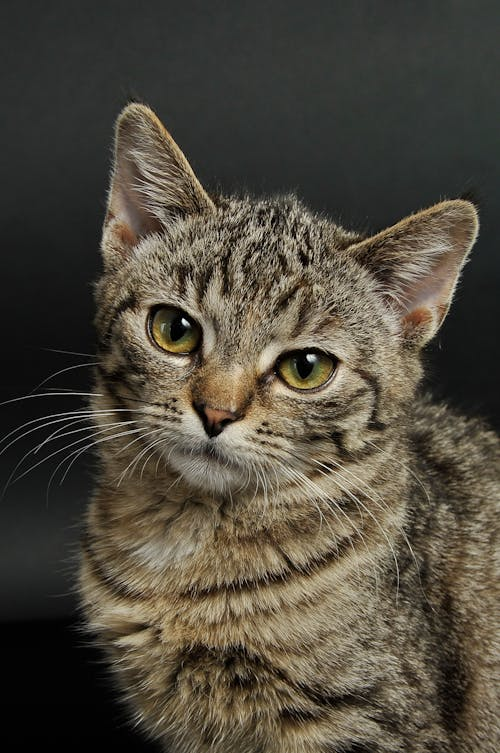
#> input picture img/Lucy.jpg, 500 x 753 px, found by its file name
$ jupyter execute part_2.ipynb
#> lines starting #> are read from the running program, lines starting #| are printed output that depends on the picture
[cell 1]
#importing the necessary libraries
import cv2
import numpy as np
import matplotlib.pyplot as plt

#reading the image
img1 = cv2.imread('Lucy.jpg')
#> img1 is the input picture: shape (753, 500, 3); mean B, G, R 61, 73, 79

#BGR to RGB change in plt
img1 = cv2.cvtColor(img1, cv2.COLOR_BGR2RGB)

# displaying image1
# https://matplotlib.org/stable/tutorials/images.html
plt.figure(figsize=(15,5))
plt.imshow(img1)
plt.title('Original Image 1')
plt.axis('off')

[cell 2]
#brightness control
# lets put the orginal image and the brightness controlled image side by side

# Display original image
plt.subplot(131)
plt.imshow(img1)
plt.title('Original')
plt.axis('off')

# Increase brightness by adding 150 to all pixels
#https://numpy.org/doc/stable/user/basics.broadcasting.html
# we are adding 50 to all the pixels of the image as (RGB)
bright_img = cv2.add(img1, np.array([150, 150, 150]))
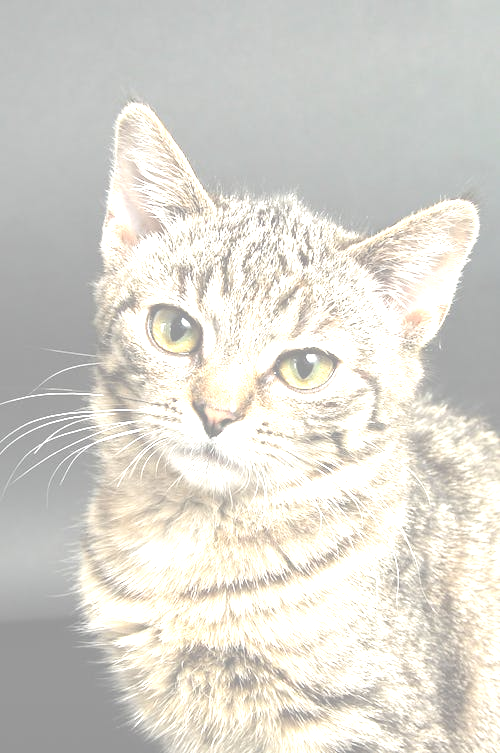
#> bright_img: shape (753, 500, 3); mean R, G, B 216.7, 214.3, 206.9
plt.subplot(132)
plt.imshow(bright_img)
plt.title('Brightness (+50)')
plt.axis('off')
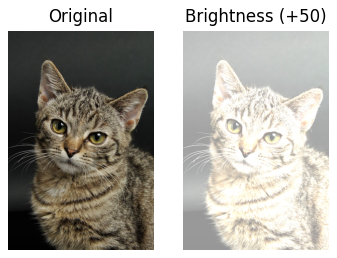
#> figure drawn by matplotlib, 2 panels

[cell 3]
print(img1)
#> (printed output is left out)

[cell 4]
print(bright_img)
#> (printed output is left out)

# as mentioned above we are adding 50 to all the pixels of the image as (RGB)
# and by printing the both image we can see that actual numbers in array is changed +50

[cell 5]
#contrast control
# Display original image
plt.subplot(131)
plt.imshow(img1)
plt.title('Original')
plt.axis('off')

# Increase brightness by adding 150 to all pixels
#https://numpy.org/doc/stable/user/basics.broadcasting.html
# we are adding 50 to all the pixels of the image as (RGB)
bright_img = cv2.add(img1, np.array([150, 150, 150]))
plt.subplot(132)
plt.imshow(bright_img)
plt.title('Brightness (+50)')
plt.axis('off')
# adding contracts by multiplying the image by 0,5
contrast_img = cv2.multiply(img1, np.array([0.5, 0.5, 0.5]))
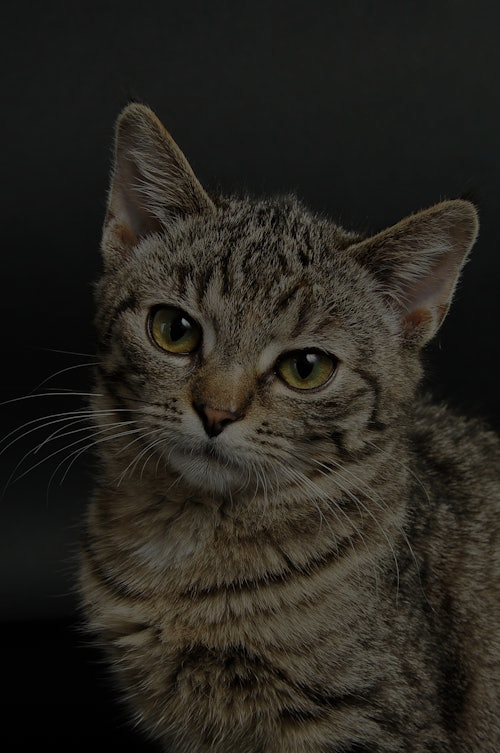
#> contrast_img: shape (753, 500, 3); mean R, G, B 39.5, 36.5, 30.5
plt.subplot(133)
plt.imshow(contrast_img)
plt.title('Contrast (*0.5)')
plt.axis('off')
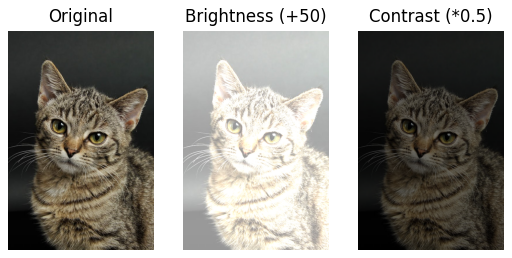
#> figure drawn by matplotlib, 3 panels

[cell 6]
# second part of part 2
# Load the second image

img2 = cv2.imread('Dog and Cat.jpg')
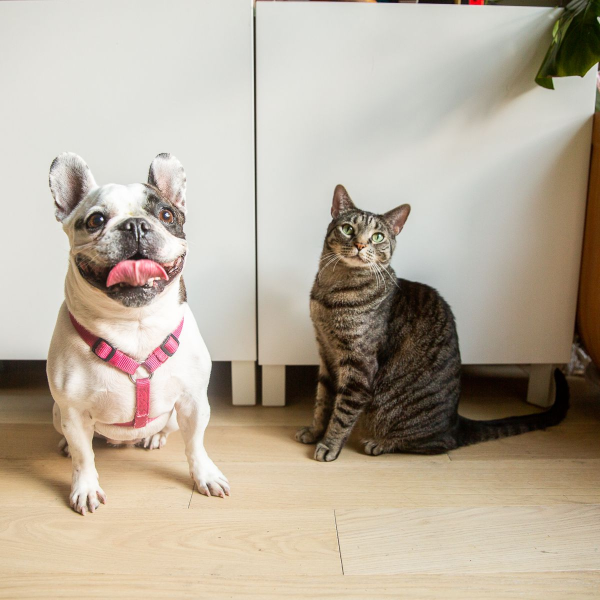
#> input picture img/Dog and Cat.jpg, 1200 x 1200 px, found by its file name (shown at 1/2 size)
#> img2 is the input picture: shape (1200, 1200, 3); mean B, G, R 156.5, 172.6, 183.8
img2 = cv2.cvtColor(img2, cv2.COLOR_BGR2RGB)


# check the sizing
print("Image 1 dimensions:", img1.shape)
#| Image 1 dimensions: (753, 500, 3)
print("Image 2 dimensions:", img2.shape)
#| Image 2 dimensions: (1200, 1200, 3)

# img 2 is bigger lets make sure it matches with img1 's sizing
img2 = cv2.resize(img2, (img1.shape[1], img1.shape[0]))
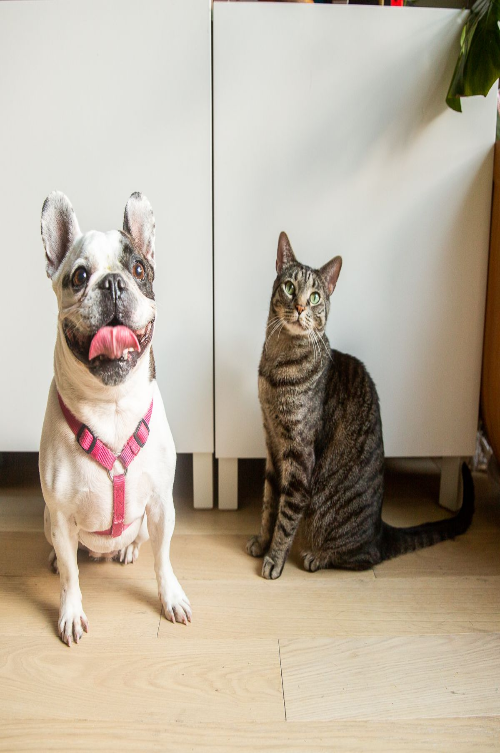
#> img2: shape (753, 500, 3); mean R, G, B 183.7, 172.5, 156.4
print("New image 2 dimensions:", img2.shape)
#| New image 2 dimensions: (753, 500, 3)
# https://www.geeksforgeeks.org/image-resizing-using-opencv-python/

# Display both original images side by side
plt.figure(figsize=(15,5))
plt.subplot(121)
plt.imshow(img1)
plt.title('Image 1')
plt.axis('off')

plt.subplot(122)
plt.imshow(img2)
plt.title('Image 2')
plt.axis('off')
plt.show()

[cell 7]
# setting alpha value from user input
# https://www.w3schools.com/python/ref_func_input.asp
# make suer to accept float
alpha = float(input("Enter blend factor (0-1): "))
#> the answer given: 1
